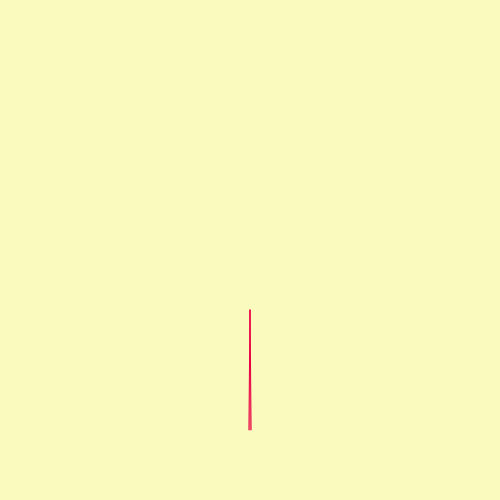
Frame 1 (no input)
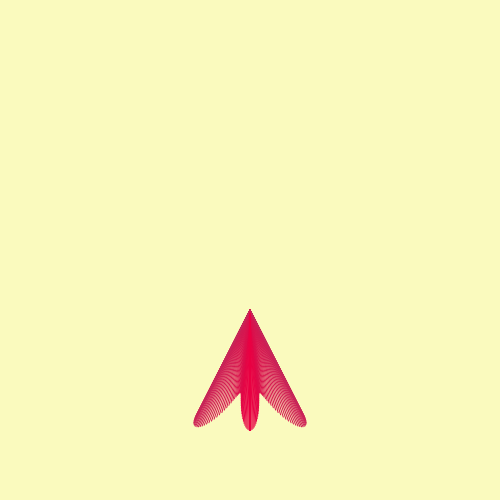
Frame 60 (no input)
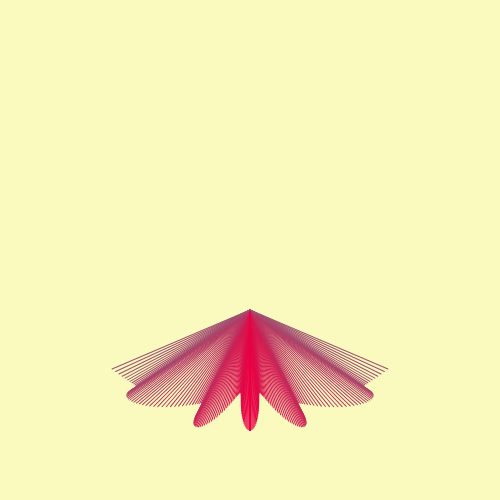
Frame 120 (the mouse pressed at the canvas centre since frame 60)

The p5.js sketch that drew these frames (run headless with seeded random() and noise() and a simulated clock; from frame 60 on, the mouse is pressed at the canvas centre):

// p5.js sketch
// ── sketch.js
function setup() {createCanvas(500,500);
					background(250, 250, 190);
					angleMode(DEGREES);
  
}

function draw() {					
          
          translate(width/2, height/2+60);
					stroke('#ea0043')
					line(0,0,0,120);

					stroke(lerpColor(color('#ea0043'), color('#0fefca'), frameCount/360));
					if (frameCount>=180) {stroke(lerpColor(color('#0fefca'), color('#ea0043'), frameCount/360));}
					push();
					rotate(-frameCount);

					var Xb=-frameCount;
					if (frameCount==251) {noLoop();}
					line(0, 0,Xb, 100+20*cos(8*frameCount)); 
					pop();

					push();
					rotate(frameCount);
					var Yb=frameCount;
					if (frameCount==251) {noLoop();}
					line(0, 0,Yb, 100+20*cos(8*frameCount)); 
					pop();
  
}
